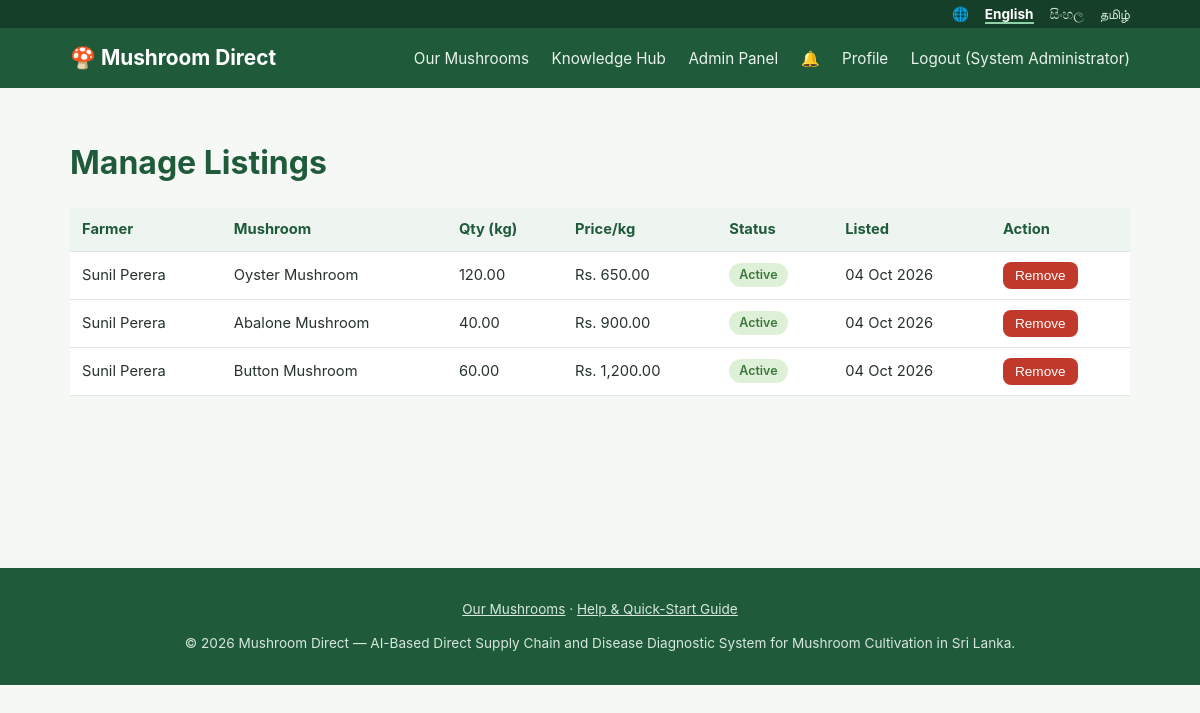
Before: /admin/listings.php (signed in) with the older database file.
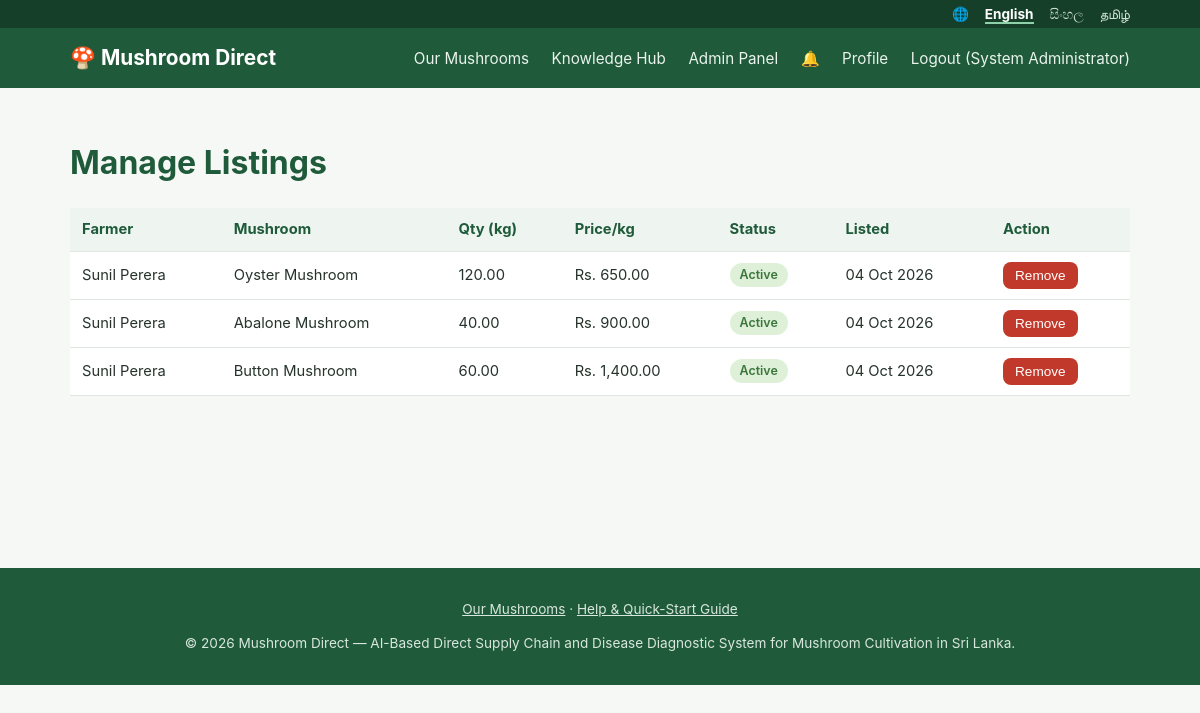
After: the same page with the newer database file.
### tables this page shows
CREATE TABLE listings (
  id INT AUTO_INCREMENT PRIMARY KEY,
  farmer_id INT NOT NULL,
  mushroom_type_id INT NULL,
  mushroom_type VARCHAR(100) NOT NULL,
  description TEXT,
  quantity_kg DECIMAL(10,2) NOT NULL,
  price_per_kg DECIMAL(10,2) NOT NULL,
  harvest_date DATE NULL,
  location VARCHAR(100) NULL COMMENT 'District / town of the farm (FR-MKT.3 filter)',
  image VARCHAR(255),
  status ENUM('active','sold_out','removed') NOT NULL DEFAULT 'active',
  created_at TIMESTAMP DEFAULT CURRENT_TIMESTAMP,
  FOREIGN KEY (farmer_id) REFERENCES users(id) ON DELETE CASCADE,
  FOREIGN KEY (mushroom_type_id) REFERENCES mushroom_types(id) ON DELETE SET NULL
);

CREATE TABLE users (
  id INT AUTO_INCREMENT PRIMARY KEY,
  role ENUM('farmer','buyer','admin','expert') NOT NULL,
  full_name VARCHAR(150) NOT NULL,
  email VARCHAR(150) NOT NULL UNIQUE,
  phone VARCHAR(20),
  password_hash VARCHAR(255) NOT NULL,
  business_name VARCHAR(150) NULL COMMENT 'Farm name (farmer) or Hotel/Restaurant name (buyer)',
  address VARCHAR(255),
  profile_image VARCHAR(255),
  is_verified TINYINT(1) NOT NULL DEFAULT 0,
  otp_code VARCHAR(255) NULL COMMENT 'Hashed one-time verification code (FR-AUTH.2)',
  otp_expires_at DATETIME NULL,
  reset_token VARCHAR(255) NULL COMMENT 'Hashed password-reset token (FR-AUTH.4)',
  reset_expires_at DATETIME NULL,
  status ENUM('active','suspended') NOT NULL DEFAULT 'active',
  created_at TIMESTAMP DEFAULT CURRENT_TIMESTAMP
);

### includes/functions.php (called while the page is built, shortened)
<?php
function e($value) {
    return htmlspecialchars((string) $value, ENT_QUOTES, 'UTF-8');
}
function format_money($amount) {
    return 'Rs. ' . number_format((float) $amount, 2);
}
function format_date($date) {
    return date('d M Y', strtotime($date));
}

### admin/listings.php (the view, shortened to what this page needs)
<?php
require_once __DIR__ . '/../includes/bootstrap.php';
$stmt = $pdo->query(
    "SELECT l.*, u.full_name AS farmer_name FROM listings l JOIN users u ON u.id = l.farmer_id
     WHERE l.status != 'removed' ORDER BY l.created_at DESC"
);
$listings = $stmt->fetchAll();
include __DIR__ . '/../includes/header.php';
?>
<h1>Manage Listings</h1>
<table class="data-table">
  <tr><th>Farmer</th><th>Mushroom</th><th>Qty (kg)</th><th>Price/kg</th><th>Status</th><th>Listed</th><th>Action</th></tr>
  <?php foreach ($listings as $l): ?>
    <tr>
      <td><?= e($l['farmer_name']) ?></td>
      <td><?= e($l['mushroom_type']) ?></td>
      <td><?= e($l['quantity_kg']) ?></td>
      <td><?= format_money($l['price_per_kg']) ?></td>
      <td><span class="badge badge-<?= e($l['status']) ?>"><?= e(ucfirst(str_replace('_',' ',$l['status']))) ?></span></td>
      <td><?= format_date($l['created_at']) ?></td>
      <td>
        <form method="post" style="display:inline">
          <button type="submit" class="btn btn-small btn-danger" onclick="return confirm('Remove this listing for policy violation?')">Remove</button>
        </form>
      </td>
    </tr>
  <?php endforeach; ?>
</table>
<?php include __DIR__ . '/../includes/footer.php'; ?>

Changed rows visible on the page:
changed listings "Button Mushroom": price_per_kg "Rs. 1,200.00" → "Rs. 1,400.00"
